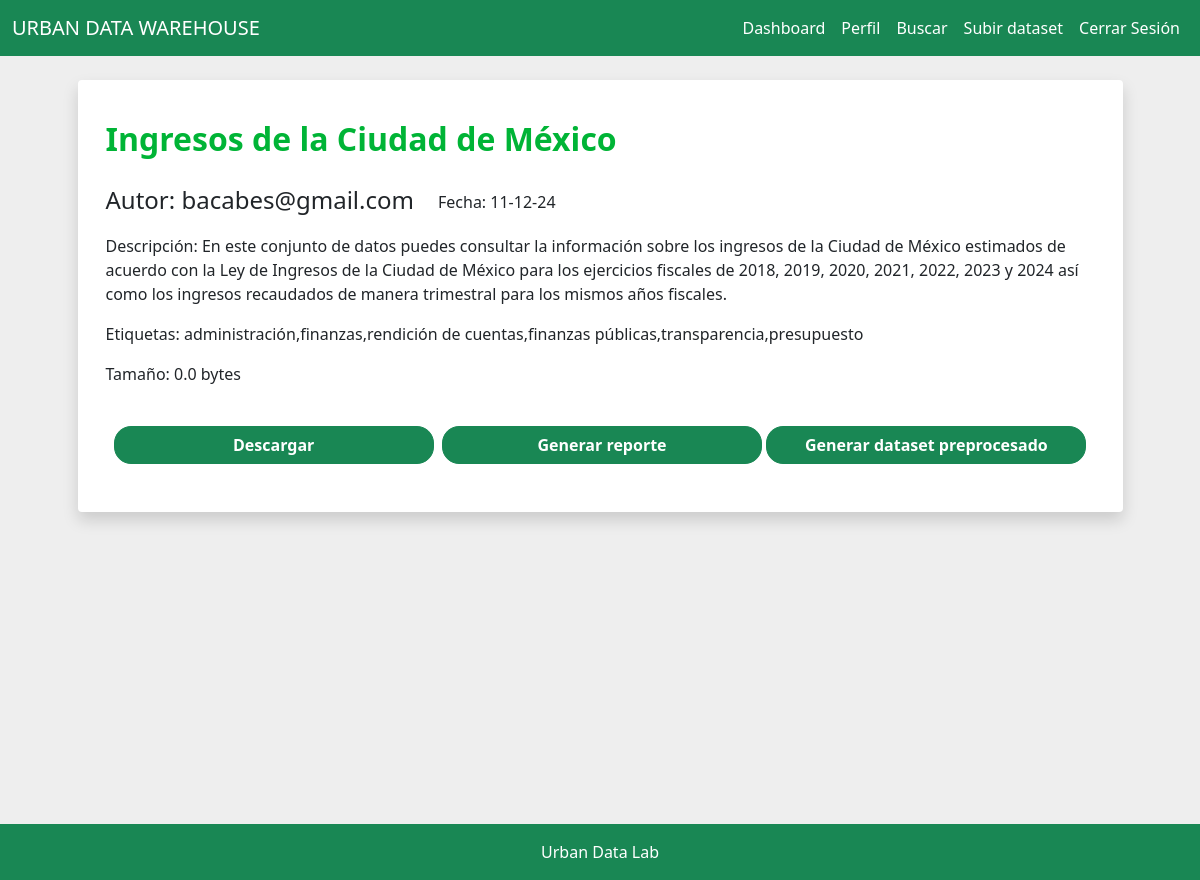
/view/19 (signed in), run on an earlier commit of the app's database.
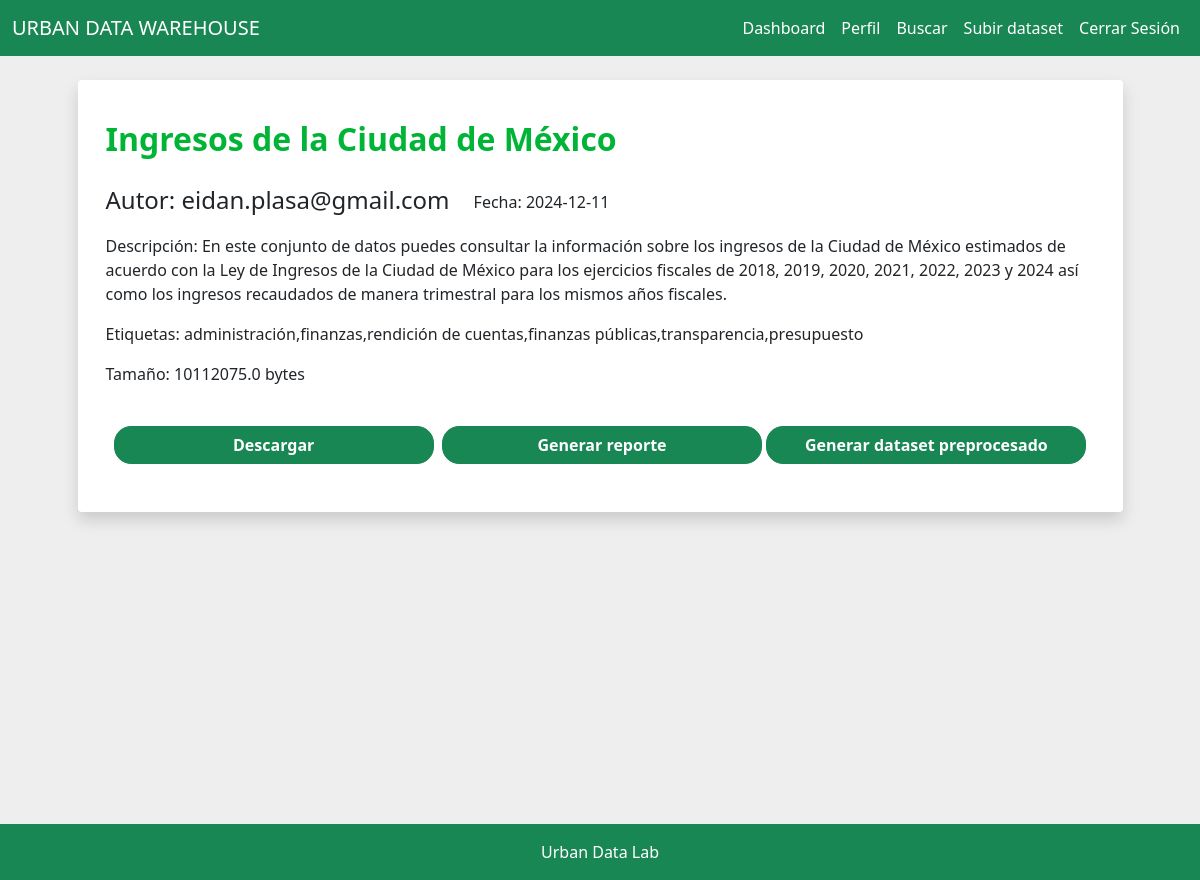
And on a later commit of the database.
### tables this page shows
CREATE TABLE datasets (
            id INTEGER PRIMARY KEY AUTOINCREMENT,
            user_id INTEGER NOT NULL,
            name TEXT NOT NULL,
            description TEXT,
            upload_date DATE NOT NULL,
            tag TEXT,
            size REAL,
            has_report BOOLEAN NOT NULL,
            FOREIGN KEY(user_id) REFERENCES users(id)
        );

CREATE TABLE users (
            id INTEGER PRIMARY KEY AUTOINCREMENT,
            username TEXT NOT NULL UNIQUE,
            password_hash TEXT NOT NULL
        );

### routes.py (the view, shortened to what this page needs)
@app.route('/view/<int:dataset_id>', methods=['GET', 'POST'])
@login_required
def view(dataset_id):
    db = get_db()
    cursor = db.cursor()
    cursor.execute('''
        SELECT datasets.id, datasets.name, datasets.description, datasets.upload_date, datasets.tag, datasets.size, datasets.has_report, users.username
        FROM datasets
        JOIN users ON datasets.user_id = users.id
        WHERE datasets.id = ?
    ''', (dataset_id,))
    dataset = cursor.fetchone()
    if not dataset:
        flash('dataset no encontrado.', 'danger')
        return redirect(url_for('search'))
    dataset_id, name, description, upload_date, tag, size, has_report, username = dataset
    dataset_tags = [t.strip().lower() for t in tag.split(',')]
    if 'viewed_tags' not in session:
        session['viewed_tags'] = []
    session['viewed_tags'].extend(dataset_tags)
    archivo_original = None
    extension = ""
    for file in os.listdir(DATASET_DIRECTORY):
        base, ext = os.path.splitext(file)
        if base == str(dataset_id):
            archivo_original = file
            extension = ext
            break
    ruta_original = os.path.join(DATASET_DIRECTORY, archivo_original) if archivo_original else None
    pdf_path = os.path.join(REPORT_DIRECTORY, f"{dataset_id}.pdf")
    pdf_exists = os.path.exists(pdf_path) and has_report == 1
    processed_path = os.path.join(PROCESSED_DIRECTORY, f"{dataset_id}.csv")
    processed_exists = os.path.exists(processed_path)
    return render_template('view.html',
                           dataset_id=dataset_id,
                           name=name,
                           description=description,
                           upload_date=upload_date,
                           tag=tag,
                           size=size,
                           username=username,
                           pdf_exists=pdf_exists,
                           processed_exists=processed_exists)

### __init__.py (called while the page is built)
def get_db():
    db = getattr(g, '_database', None)
    if db is None:
        db = g._database = sqlite3.connect(DATABASE)
    return db

@app.teardown_appcontext
def close_connection(exception):
    db = getattr(g, '_database', None)
    if db is not None:
        db.close()

### models.py (called while the page is built)
@login_manager.user_loader
def load_user(user_id):
    return User.get(user_id)

    @staticmethod
    def get(user_id):
        db = get_db()
        cursor = db.cursor()
        cursor.execute("SELECT * FROM users WHERE id = ?", (user_id,))
        user = cursor.fetchone()
        if not user:
            return None
        return User(id=user[0], username=user[1], password_hash=user[2])

### routes.py (called while the page is built)
@app.context_processor
def inject_js_files():
    js_folder = os.path.join(app.static_folder, 'js', 'choices')
    js_files = [f'js/choices/{file}' for file in os.listdir(js_folder) if file.endswith('.js')]
    return {'choices_js_files': js_files}

### templates/view.html (shortened to what this page needs)
{% extends "base.html" %}
{% block content %}
<div class="row justify-content-center">
    <div class="col-md-11 ">
        <div class="row">
            <div class="bg-white shadow rounded-1">
                <br>
                <div class="d-flex justify-content-start">
                    <h2 class="fw-bold ms-3 mt-3 mb-4 iverde">{{ name }}</h2>
                </div>
                <div class="ms-3 me-2 mt-1 mb-2">
                    <div class="d-flex">
                        <h4 class="">Autor: {{ username }}</h4>
                        <p class="ms-4 mt-1">Fecha: {{ upload_date }}</p>
                    </div>
                    <div class="mb-1 mt-1">
                        <p>Descripción: {{ description }}</p>
                    </div>
                    <p>Etiquetas: {{ tag }}</p>
                    <p>Tamaño: {{ size }} bytes</p>
                </div>
                <form method="POST" action="{{ url_for('view', dataset_id=dataset_id) }}">
                    <br/>
                    <div class="d-flex align-items-center ms-4 me-4">
                        <button type="submit" class="btn btn-success esperanza flex-grow-1 gordito ojo me-1 fw-bold" name="action" value="download">Descargar</button>
                        {% if not pdf_exists %}
                        <button type="submit" class="btn btn-success esperanza flex-grow-1 gordito ojo ms-1 fw-bold" name="action" value="report">Generar reporte</button>
                        {% else %}
                        <button type="submit" class="btn btn-secondary flex-grow-1 gordito ojo ms-1 fw-bold" disabled>Reporte generado</button>
                        {% endif %}
                        {% if not processed_exists %}
                        <button type="submit" class="btn btn-success esperanza flex-grow-1 gordito ojo ms-1 fw-bold" name="action" value="proccessed">Generar dataset preprocesado</button>
                        {% else %}
                        <button type="submit" class="btn btn-success esperanza flex-grow-1 gordito ojo ms-1 fw-bold" name="action" value="download_processed">Descargar dataset preprocesado</button>
                        {% endif %}
                    </div>
                    <br/>
                </form>
                <br>
            </div>
        </div>
    </div>
</div>
{% endblock %}

### templates/base.html (shortened to what this page needs)
<!DOCTYPE html>
<html lang="es">
  <head>
    <link
      href="https://cdn.jsdelivr.net/npm/bootstrap@5.3.0/dist/css/bootstrap.min.css"
      rel="stylesheet"
    />
    <link
      rel="stylesheet"
      type="text/css"
      href="{{ url_for('static', filename='basic.css') }}"
    />
    <link
      href="https://cdn.jsdelivr.net/npm/sweetalert2@11.14.5/dist/sweetalert2.min.css"
      rel="stylesheet"
    />
    <link rel="stylesheet" href="https://cdnjs.cloudflare.com/ajax/libs/font-awesome/6.7.1/css/all.min.css" />
  </head>
  <body>
    <nav class="navbar navbar-expand-lg navbar-light bg-success">
      <div class="container-fluid">
        <a class="navbar-brand text-white" href="{{ url_for('index') }}"
          >URBAN DATA WAREHOUSE</a
        >
        <div class="collapse navbar-collapse">
          <ul class="navbar-nav ms-auto">
            {% if current_user.is_authenticated %}
            <li class="nav-item">
              <a class="nav-link text-white ojo" href="{{ url_for('dashboard') }}"
                >Dashboard</a
              >
            </li>
            <li class="nav-item">
              <a class="nav-link text-white ojo" href="{{ url_for('profile') }}"
                >Perfil</a
              >
            </li>
            <li class="nav-item">
              <a class="nav-link text-white ojo" href="{{ url_for('search') }}"
                >Buscar</a
              >
            </li>
            <li class="nav-item">
              <a class="nav-link text-white ojo" href="{{ url_for('upload') }}"
                >Subir dataset</a
              >
            </li>
            <li class="nav-item">
              <a class="nav-link text-white ojo" href="{{ url_for('logout') }}"
                >Cerrar Sesión</a
              >
            </li>
            {% endif %}
          </ul>
        </div>
      </div>
    </nav>
    <div class="container mt-4">
       {% block content %}{% endblock %}
    </div>
    <footer>
      <br /><br /><br /><br /><br /><br /><br /><br /><br /><br /><br /><br /><br />
      <nav class="navbar navbar-light bg-success">
        <div class="container-fluid">
          <span class="navbar-text text-white mx-auto"> Urban Data Lab </span>
        </div>
      </nav>
    </footer>
  </body>
</html>

### static/basic.css (style rules this page uses)
:root { --principal: #03b600; --principal2:rgba(255, 255, 255, 0.256)d; --principallight: #5cab60d7; --secundario: #00b41e; --secundariolight: #63de7b6a; }
body { margin: 0; padding: 0; overflow-x: hidden; background-color: #eeeeee; }
.navbar { width: 100%; margin: 0; }
.esperanza { border-radius: 17px; }
.gordito { width: 100%; }
.iverde { color: #00b436; }

What changed in the data, as far as the page shows it:
removed users: username "bacabes@gmail.com"
changed datasets "Ingresos de la Ciudad de México": upload_date "11-12-24" → "2024-12-11"; size "0.0" → "10112075.0"
now on this page (row edited): users: username "eidan.plasa@gmail.com"
